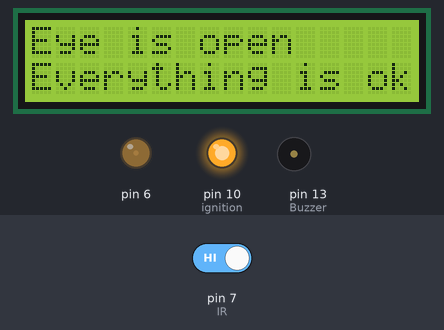
This sketch was run on a simulated Arduino Uno, built with avr-gcc and run on an emulated ATmega328P. Parts: 16×2 character LCD, output pins drawn as LEDs (lit = HIGH), buzzer (waves = sounding, pin HIGH). Inputs (shaded band) come from the test bench; at power-on: pin 7 (IR) HIGH.

Above: at 1.2 s.
1.3 s: pin 7 (IR) driven LOW
At 2.7 s:
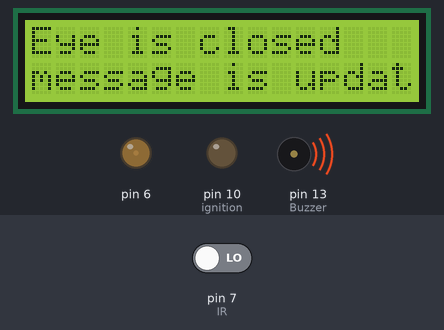
3.0 s: pin 7 (IR) driven HIGH
At 4.3 s:
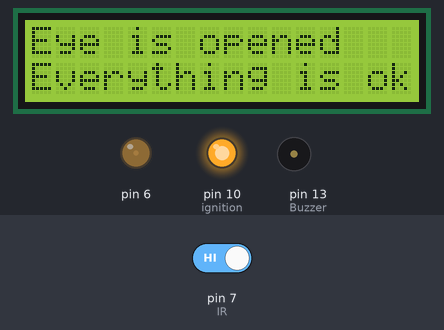
Timing chart, 0 to 6.0 s (numbered marks = the images above; inputs shaded):
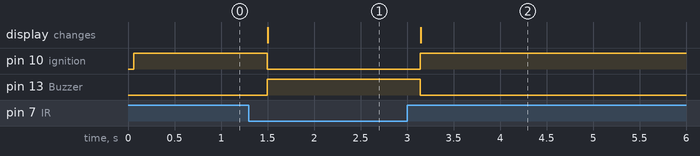

Measured:
- after the input at 1.3 s, pin 10 (ignition): HIGH → LOW after 0.20 s; pin 13 (Buzzer): LOW → HIGH after 0.20 s; the display: changes after 0.20 s (image 1)
- after the input at 3.0 s, pin 10 (ignition): LOW → HIGH after 0.14 s; pin 13 (Buzzer): HIGH → LOW after 0.14 s; the display: changes after 0.15 s (image 2)

The sketch:

VAPS_ARDUINO.ino
```cpp
// (licence header left out)
  #include <SoftwareSerial.h>
#include<LiquidCrystal.h>
LiquidCrystal lcd(12,11,5,4,3,2);
SoftwareSerial mSerial(0,1);
int Buzzer =13 ;
int IR = 7;  // This is our input pin
int eyestatus = HIGH;  // HIGH MEANS EYE OPEN
int ignition =10;
void setup() {
  analogWrite(6,20);
  lcd.begin(16,2);
  pinMode(Buzzer, OUTPUT);
  pinMode(IR, INPUT);
  pinMode(ignition,OUTPUT);
   mSerial.begin(9600);}
void loop() {
 eyestatus  = digitalRead(IR);//Reads the output of the ir sensor from the 2nd PIN of the Digital section of the arduino
  if (eyestatus == LOW){digitalWrite(Buzzer,HIGH);digitalWrite(ignition,LOW);
  mSerial.print("1");
  lcd.setCursor(0,0);
  lcd.print("Eye is closed");
  lcd.setCursor(0,1);
  lcd.print("message is updating");
  }
  else{
    digitalWrite(Buzzer, LOW);digitalWrite(ignition,HIGH);
    mSerial.print("0");
    lcd.setCursor(0,0);lcd.print("Eye is open");
     lcd.setCursor(0,1);lcd.print("Everything is ok");
  }
  delay(200);
}
```
